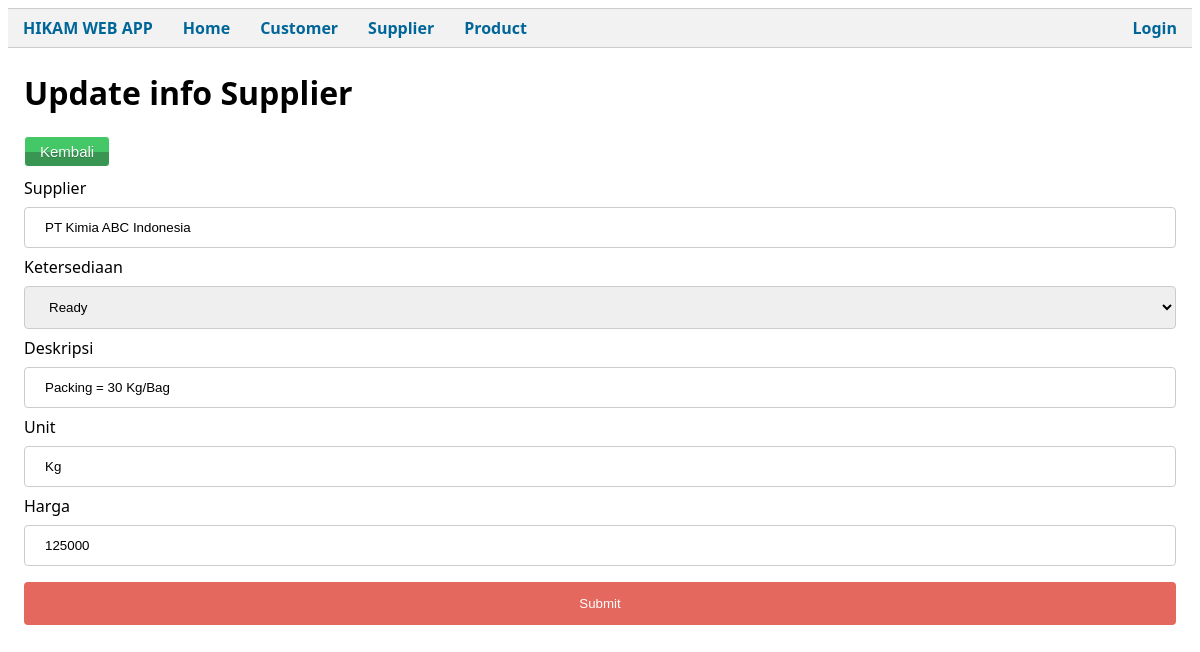
/public/InfoProduct/editPage/1001, run on the app's committed database.
### tables this page shows
CREATE TABLE `infoproduct` (
  `infoproduct_id` int(4) NOT NULL,
  `product_id` int(4) NOT NULL,
  `product_avb` varchar(25) NOT NULL,
  `product_desc` varchar(255) NOT NULL,
  `unit` varchar(255) NOT NULL,
  `supplier_name` varchar(25) NOT NULL,
  `product_price` int(20) NOT NULL,
  `product_updated` timestamp NOT NULL DEFAULT current_timestamp() ON UPDATE current_timestamp()
);

### app/core/Controller.php (called while the page is built, shortened)
<?php
class Controller
{
    public function view($view, $data = [])
    {
        require_once('../app/views/' . $view . '.php');
    }
    public function model($model)
    {
        return new $model;
    }
}

### app/controllers/InfoProduct.php (called while the page is built, shortened)
<?php
class InfoProduct extends Controller
{
    public function editPage($infoproduct_id)
    {
        $data['judul'] = "Edit data Supplier Product ";
        $data['inprod'] = $this->model('InfoProduct_model')->getInfoProductById($infoproduct_id);
        $this->view('infoproduct/editPage', $data);
    }
}

### app/core/App.php (called while the page is built, shortened)
<?php
class App
{
    protected $method = 'index';
    protected $params = [];
    public function __construct()
    {
        $url = $this->parseURL();
        if (isset($url[0])) {
            if (file_exists('../app/controllers/' . $url[0] . '.php')) {
                unset($url[0]);
            }
        }
        $this->controller = new $this->controller;
        if (isset($url[1])) {
            if (method_exists($this->controller, $url[1])) {
                $this->method = $url[1];
                unset($url[1]);
            }
        }
        if (!empty($url)) {
            $this->params = array_values($url);
        }
        call_user_func_array([$this->controller, $this->method], $this->params);
    }
    public function parseURL()
    {
        if (isset($_GET['url'])) {
            $url = rtrim($_GET['url'], '/');
            $url = filter_var($url, FILTER_SANITIZE_URL);
            $url = explode('/', $url);
            return $url;
        }
    }
}

### public/index.php (called while the page is built, shortened)
<?php
$app = new App;

### app/core/Database.php (called while the page is built, shortened)
<?php
class Database
{
    private $host = DB_HOST;
    private $db_name = DB_NAME;
    private $user = DB_USER;
    private $pass = DB_PASS;
    private $dbh;
    private $stmt;
    public function __construct()
    {
        $dsn =  'mysql:host=' . $this->host . ';dbname=' . $this->db_name;
        $option = [
            PDO::ATTR_PERSISTENT => true,
            PDO::ATTR_ERRMODE => PDO::ERRMODE_EXCEPTION
        ];
        try {
            $this->dbh = new PDO($dsn, $this->user, $this->pass, $option);
        } catch (PDOException $e) {
            die($e->getMessage());
        }
    }
    public function query($query)
    {
        $this->stmt = $this->dbh->prepare($query);
    }
    public function bind($param, $value, $type = null)
    {
        if (is_null($type)) {
            switch (true) {
                default:
                    $type = PDO::PARAM_STR;
            }
        }
        $this->stmt->bindValue($param, $value, $type);
    }
    public function execute()
    {
        $this->stmt->execute();
    }
    public function single()
    {
        $this->execute();
        return $this->stmt->fetch(PDO::FETCH_ASSOC);
    }
}

### app/models/InfoProduct_model.php (called while the page is built, shortened)
<?php
class InfoProduct_model
{
    private $table = "infoproduct";
    private $db;
    public function __construct()
    {
        $this->db = new Database;
    }
    public function getInfoProductById($infoproduct_id)
    {
        $this->db->query('SELECT * FROM ' . $this->table . ' WHERE infoproduct_id=:infoproduct_id');
        $this->db->bind('infoproduct_id', $infoproduct_id);
        return $this->db->single();
    }
}

### app/views/infoproduct/editPage.php (the view, shortened to what this page needs)
<div class="container">
    <h1>Update info Supplier</h1>
    <a href="<?= BASEURL; ?>/InfoProduct/detailSupp/<?= $data['inprod']['product_id']; ?>" class="editButton">Kembali</a> <br>
    <form action="<?= BASEURL; ?>/InfoProduct/edit" method="post">
        <label for="supplier_name">Supplier </label>
        <input type="text" id="supplier_name" name="supplier_name" autocomplete="off" value="<?= $data['inprod']['supplier_name']; ?>" readonly>
        <label for="product_avb">Ketersediaan </label>
        <select name="product_avb" id="product_avb">
            <option value="Ready">Ready</option>
        </select>
        <label for="product_desc">Deskripsi </label>
        <input type="text" id="product_desc" name="product_desc" autocomplete="off" value="<?= $data['inprod']['product_desc']; ?>">
        <label for="unit">Unit </label>
        <input type="text" id="unit" name="unit" autocomplete="off" value="<?= $data['inprod']['unit']; ?>">
        <label for="product_price">Harga </label>
        <input type="number" id="product_price" name="product_price" autocomplete="off" value="<?= $data['inprod']['product_price']; ?>">
        <input type="submit" value="Submit">
    </form>
</div>

### public/css/style.css (style rules this page uses)
body { font-family: "Segoe UI", Tahoma, Geneva, Verdana, sans-serif; background-color: #fff; }
.container { padding: 2px 16px; content: ""; display: table; clear: both; }
.editButton { margin-bottom: 10px; box-shadow: inset 0px 39px 0px -24px #44c767; background-color: #399652; border-radius: 4px; border: 1px solid #ffffff; display: inline-block; cursor: pointer; color: #ffffff; font-family: Arial; font-size: 15px; padding: 6px 15px; text-decoration: none; text-shadow: 0px 1px 0px #2d7e42; }
input[type="text"], select { width: 100%; padding: 12px 20px; margin: 8px 0; display: inline-block; border: 1px solid #ccc; border-radius: 4px; box-sizing: border-box; }
input[type="email"], select { width: 100%; padding: 12px 20px; margin: 8px 0; display: inline-block; border: 1px solid #ccc; border-radius: 4px; box-sizing: border-box; }
input[type="number"], select { width: 100%; padding: 12px 20px; margin: 8px 0; display: inline-block; border: 1px solid #ccc; border-radius: 4px; box-sizing: border-box; -moz-appearance: textfield; }
input[type="number"] { -moz-appearance: textfield; }
input[type="submit"] { width: 100%; background-color: #e4685d; color: white; padding: 14px 20px; margin: 8px 0; border: none; border-radius: 4px; cursor: pointer; }

### data on the page
infoproduct: supplier_name "PT Kimia ABC Indonesia", product_desc "Packing = 30 Kg/Bag", unit "Kg", product_price "125000"
